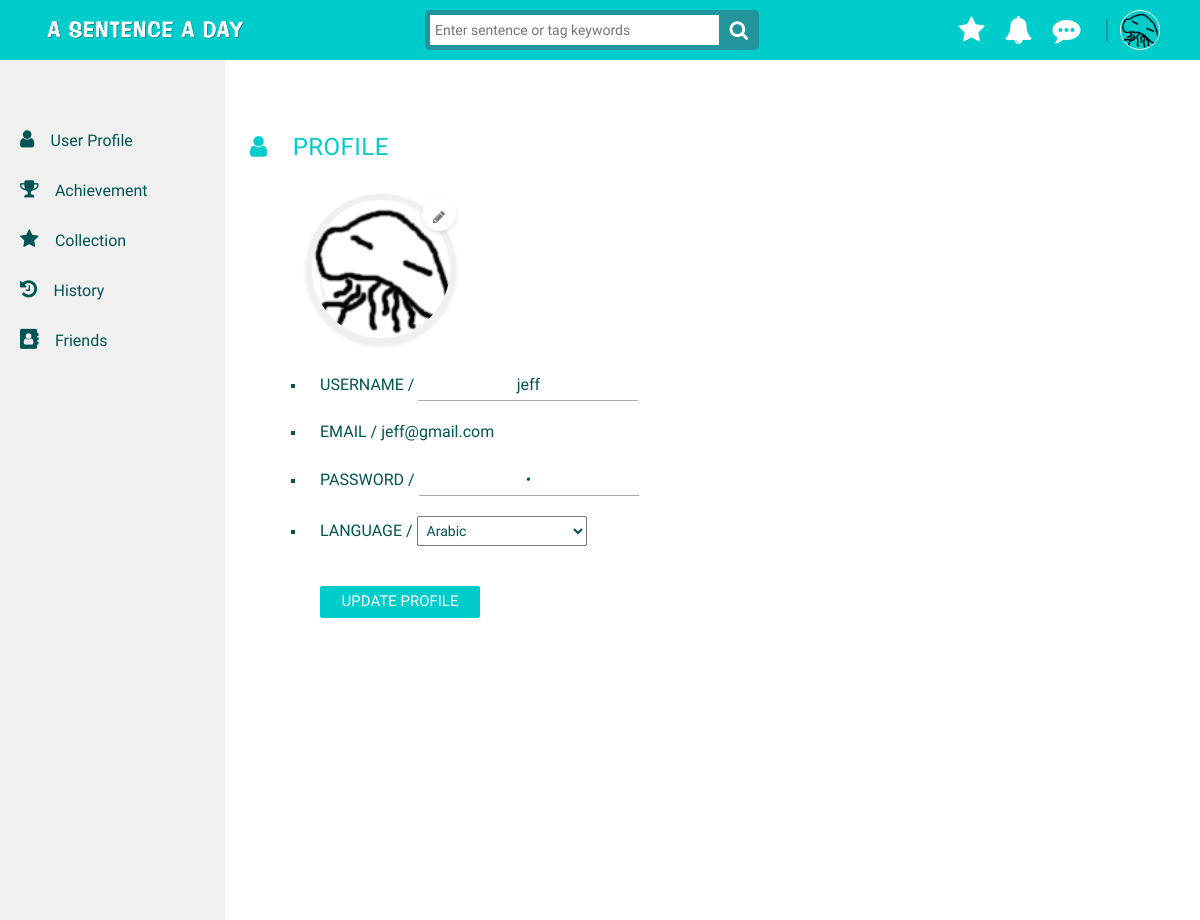
The page /user/profile/ (signed in) on the database its author committed.
### sentence/models.py (models this page shows, shortened)
class User(models.Model):
	UID = models.AutoField(primary_key=True)
	UserName = models.CharField(max_length=50, null=False)
	Email = models.EmailField(max_length=254,unique = True)
	Password = models.CharField(max_length=50, null=False)
	SocialID = models.BigIntegerField(null=True,default=-1)
	UserIcon = models.ImageField(upload_to='static/media',default='/static/images/fish.png')
	NativeLanguage = models.ForeignKey('Language', on_delete=models.CASCADE)

### sentence/views.py (the view, shortened to what this page needs)
# urls.py: url(r'^user/profile/', views.user_profile),
def user_profile(request):
    if request.session.get('UID'):
        alllanguage = Language.objects.filter()
        usermodel = User.objects.get(UID=request.session.get('UID'))
        context = {'username': usermodel,'extend_index': 'sentence/background.html','alllanguage':alllanguage}
        return render(request, "sentence/user_profile.html",context)
    else:
        context = {'extend_index': 'sentence/background.html'}
        return render(request, "sentence/user_profile.html",context)

### sentence/templates/sentence/user_profile.html (shortened to what this page needs)
{% extends 'sentence/userSidebar.html' %}
{% load staticfiles %}
{% block pagecontent1 %}
<div class="container-fluid">
    <div class="row">
        <div class="col-lg-4">
            <div class="profiletitle account"><i class="fa fa-user"></i>&emsp;PROFILE</div>
            <form role="form" class="profilecontent account" method = "POST" action = "/user/profile/" enctype="multipart/form-data">
                <ul class="updatefield">
                    <div class="userpic-upload update">
                        <div class="userpic-edit">
                            <label for="imageUpload"></label>
                        </div>
                        <div class="userpic-preview">
                            {% if username.SocialID == -1 %}
                            <div id="imagePreview" style="background-image: url({{username.UserIcon.url}})"></div>
                            {% else %}
                            <div id="imagePreview" style="background-image: url({{username.UserIcon}})"></div>
                            {% endif%}
                        </div>
                    </div>
                    <li>
                        <font class="title account">USERNAME / </font>
                        <input type="text" name="updatename" value="{{username.UserName}}" placeholder="Type your username" required>
                    </li>
                    <li style="margin: 0 0 20px 0;">
                        <font class="title account">EMAIL / </font>
                        <span class="accontemail">{{username.Email}}</span>
                    </li>
                    <li>
                        <font class="title account">PASSWORD / </font>
                        <input type="password" name="updatepass" value="{{username.Password}}" placeholder="Type your password" required>
                    </li>
                    <li>
                        <font class="title account">LANGUAGE / </font>
                        <select name="updatelang" class="accountlang">
                        {% for l in alllanguage %}
                            {% if l.Language == username.NativeLanguage.Language %}
                            <option value="{{l.Language}}" selected="">{{l.Language}}</option>
                            {% else %}
                            <option value="{{l.Language}}">{{l.Language}}</option>
                            {% endif %}
                        {% endfor %}
                        </select>
                    </li>
                </ul>
                <input type="submit" value="Update profile" class="updateprofile-btn">
            </form>
        </div>
    </div>
</div>
{% endblock pagecontent1 %}

### sentence/templates/sentence/background.html (shortened to what this page needs)
{% load staticfiles %}
<!DOCTYPE html>
<html>
<head>
    <link rel="stylesheet" href="https://cdnjs.cloudflare.com/ajax/libs/normalize/5.0.0/normalize.min.css">
    <link rel="stylesheet" href="https://netdna.bootstrapcdn.com/bootstrap/3.3.7/css/bootstrap.min.css">
    <link rel="stylesheet" href="{% static 'icons-fonts/glyphicon-style.css' %}">
    <link href="https://file.myfontastic.com/aR4fpYP5juQuaFcCLbzkFZ/icons.css" rel="stylesheet">
    <link rel="stylesheet" href="https://maxcdn.bootstrapcdn.com/font-awesome/4.7.0/css/font-awesome.min.css">
    <link rel="stylesheet" href="{% static 'css/styles.css' %}">
    <link rel="stylesheet" href="{% static 'css/navbar.css' %}">
    <link rel="stylesheet" href="{% static 'css/textfield.css' %}">
    <link rel="stylesheet" href="{% static 'css/postcard.css' %}">
    <link rel="stylesheet" href="{% static 'css/sentence.css' %}">
    <link rel="stylesheet" href="{% static 'css/userMap.css' %}">
    <link rel="stylesheet" href="{% static 'css/userprofile.css' %}">
    <link href="{% static 'css/jqvmap.css' %}" media="screen" rel="stylesheet" type="text/css">
    <link rel="stylesheet" href="{% static 'css/sb-admin.css' %}">
    <link rel="stylesheet" href="{% static 'css/morris.css' %}">
    <link rel="stylesheet" href="https://code.jquery.com/ui/1.8.10/themes/smoothness/jquery-ui.css" type="text/css">
</head>
<body>
    <div class="header">
        <nav class="navbar-fixed-top" role="navigation">
            <div class="navbar header-1">
                <div class="container">
                    <div class="col-md-4 col-sm-6 col-xs-6">
                        <div class="header-logo">
                            <a href="/"> <img class="logo img-valign img-responsive" src="{% static 'images/logo2.png' %}"> </a>
                        </div>
                    </div>
                    <div class="col-md-5 col-sm-6 col-xs-6">
                        <form class="search">
                            <input class="searchTerm" placeholder="Enter sentence or tag keywords" />
                        </form>
                    </div>
                    <div class="col-md-3 col-sm-6 col-xs-6 header-mobile-sm">
                        {% if not username %}
                        <div class="header-sm">
                            <span class="before-login">
                                <button type="button" class="btn1 btn-default navbar-btn" id="login-btn" data-toggle="modal">Log In</button>
                            </span>
                            <span class="before-login">
                                <button type="button" class="btn1 btn-default navbar-btn" id="signup-btn" data-toggle="modal">Sign Up</button>
                            </span>
                        </div>
                            <div class="modal fade" id="login-modal" role="dialog">
                                <div class="modal-dialog">
                                    <div id="login-box">
                                        <div class="top" style="padding: 15px;">
                                            <button type="button" class="close" data-dismiss="modal" style="outline: 0;"><i class="fa fa-times"></i></button>
                                        </div>
                                        <div class="left">
                                            <h1>Welcome back!</h1>
                                            <form method = "POST" action = "/login/">
                                              {% csrf_token %}
                                              {{ form.as_p }}
                                                <input type="text" name="email" placeholder="E-mail" required>
                                                <input type="password" name="password" placeholder="Password" required>
                                                {% if wrongMessage %}
                                                <div class="errormsg"><h6>{{wrongMessage}}</h6></div>
                                                {% endif %}
                                                <input type="submit" class="loginButton" name="login_submit" value="Log in">
                                            </form>
                                        </div>
                                        <div class="login-right">
                                            <button  class="social-signin facebook facebook-login-btn">Log in with facebook</button>
                                            <button class="social-signin google" id="customBtn-login">Log in with Google</button>
                                        </div>
                                        <div class="login-or">OR</div>
                                        <div class="mobile-login-right">
                                            <span><a href="" class="sm sm-anim1 sm-facebook icon-ao-facebook" target="_blank"></a></span>
                                            <span><a href="" class="sm sm-anim1 sm-googleplus icon-ao-google" target="_blank"></a></span>
                                        </div>
                                    </div>
                                </div>
                            </div>
                            <div class="modal fade" id="signup-modal" role="dialog">
                                <div class="modal-dialog">
                                    <div id="signup-box">
                                        <div class="top" style="padding: 15px;">
                                            <button type="button" class="close" data-dismiss="modal" style="outline: 0;"><i class="fa fa-times"></i></button>
                                        </div>
                                        <div class="left">
                                            <h1>Create an account</h1>
                                            <form name="signupform" method="POST" action="/login/">
                                                {% csrf_token %}
                                                {{ form.as_p }}
                                                <input type="text" name="name" placeholder="Username" required>
                                                <input type="text" name="email" placeholder="E-mail" required>
                                                <input type="password" name="password" placeholder="Password" required>
                                                <input type="password" name="password" placeholder="Retype password" required>
                                                <input type="submit" class="signupBtn" name="signup_submit" value="Sign me up" />
                                            </form>
                                        </div>
                                        <div class="signup-right">
                                            <button class="signupBtn social-signin facebook facebook-login-btn">Sign up with facebook</button>
                                            <button class="signupBtn social-signin google" id="customBtn-signup">Sign up with Google</button>
                                        </div>
                                        <div class="signup-or">OR</div>
                                        <div class="mobile-signup-right">
                                            <span><a href="" class="sm sm-anim1 sm-facebook icon-ao-facebook" target="_blank"></a></span>
                                            <span><a href="" class="sm sm-anim1 sm-googleplus icon-ao-google" target="_blank"></a></span>
                                        </div>
                                    </div>
                                </div>
                            </div>
                        {% else %}
                        <div class="header-sm favorite">
                            <span class="after-login">
                                  <a href="/user/collection" class="dropdown-toggle" role="button" aria-expanded="false">
                                    <i class="fa fa-star" style="font-size: 28px; color:#fff;"></i>
                                  </a>
                            </span>
                        </div>
                        <div class="header-sm notification">
                            <span class="after-login">
                                  <a href="#" class="dropdown-toggle" data-toggle="dropdown" role="button" aria-expanded="false">
                                    <i class="fa fa-bell" style="font-size: 28px; color:#fff;"></i>
                                  </a>
                            </span>
                        </div>
                        <div class="header-sm messageboard">
                            <span class="after-login">
                                  <a href="" class="dropdown-toggle" id="user-messageboard" data-toggle="dropdown" role="button" aria-expanded="false">
                                    <i class="fa fa-commenting" style="font-size: 28px; color:#fff;"></i>
                                  </a>
                            </span>
                        </div>
                        <span style="color:#22949b; font-size: 26px;">&ensp;|</span>
                        <div class="header-sm user">
                            <span class="after-login">
                                  <a href="#" class="dropdown-toggle" data-toggle="dropdown" role="button" aria-expanded="false">
                                  {% if username %}
                                    {% if username.SocialID == -1 %}
                                    <img src="{{ username.UserIcon.url }}" height="40" width="40" id="user-pic">
                                    {% else %}
                                    <img src="{{ username.UserIcon }}" height="40" width="40" id="user-pic">
                                    {% endif%}
                                  {% else %}
                                    <i class="fa fa-user-circle" style="font-size: 30px; color:#FFF" id="user-pic"></i>
                                  {% endif %}
                                  </a>
                            </span>
                        </div>
                        {% endif %}
                    </div>
                </div>
            </div>
        </nav>
    </div>
    <div class="message" style="display: block;">
    </div>
    <div class="body"> {% block content1 %} {% endblock content1 %} </div>
</body>
</html>

### rows shown on the page
User: UserIcon (picture), updatename "jeff", Email "jeff@gmail.com"

### other values the page prints
form field updatelang "Arabic"
